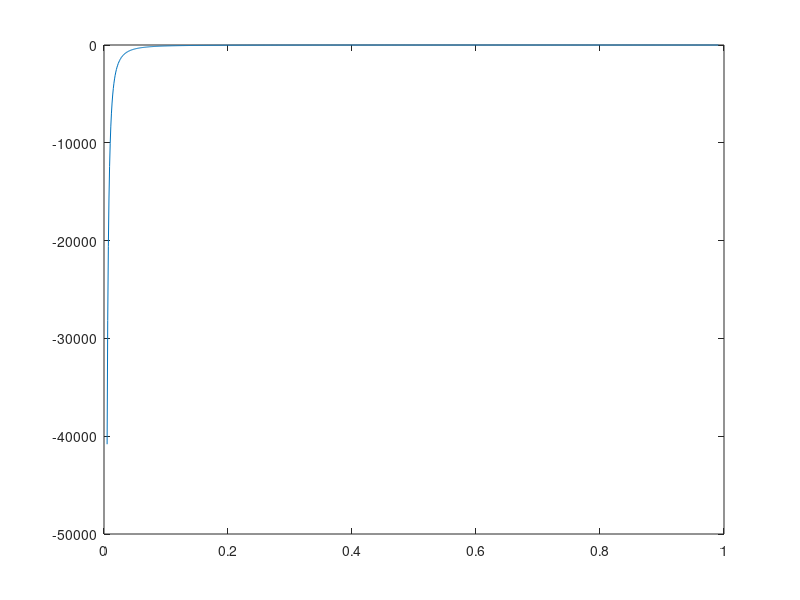

Write the MATLAB code that produced this figure.
clear
close
clc
format long
data = importdata('deta.txt');
x = data(:, 1);
y = data(:, 2);
n = size(x, 1);
x = x.';
y = y.';
h = (x(1,n) - x(1,1))/(n - 1);
prime2 = [];
for i= 5 : 991
    a = (y(1, i + 1) - (2 * y(1, i)) + y(1, i - 1))/(h^2);
    prime2 = [prime2 a];
end
x2 = x(5: 991);
plot(x2, prime2);
prime2